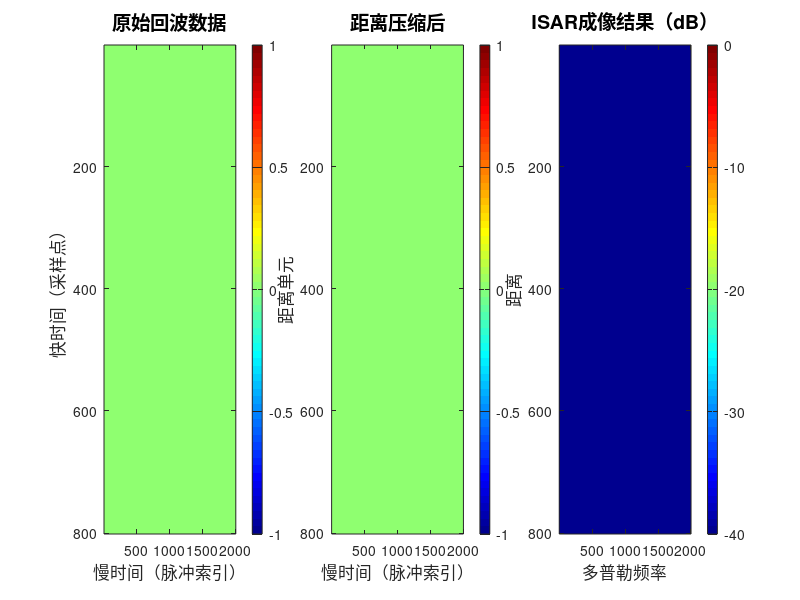

The MATLAB source for this figure:
%% ISAR成像演示 - 无人机雷达图像生成
% 作者：董旺
% 用途：快速验证ISAR成像算法
% 运行方法：直接在MATLAB里运行即可

clear; clc; close all;

fprintf('====================================\n');
fprintf('  ISAR成像演示开始\n');
fprintf('====================================\n\n');

%% 1. 雷达参数设置
fc = 28e9;              % 载波频率 28GHz (5G毫米波)
c = 3e8;                % 光速
lambda = c/fc;          % 波长
B = 400e6;              % 带宽 400MHz
Tp = 1e-6;              % 脉冲宽度 1微秒
fs = 2*B;               % 采样率
Kr = B/Tp;              % 调频率

fprintf('雷达参数:\n');
fprintf('  载波频率: %.1f GHz\n', fc/1e9);
fprintf('  带宽: %.0f MHz\n', B/1e6);
fprintf('  距离分辨率: %.2f cm\n\n', c/(2*B)*100);

%% 2. 无人机目标模型（4个散射点）
% 模拟一个十字形无人机
target_points = [
    0,    0,    0;      % 中心点
    0.3,  0,    0;      % 右臂
   -0.3,  0,    0;      % 左臂
    0,    0.25, 0       % 前臂
];
num_points = size(target_points, 1);

fprintf('目标设置:\n');
fprintf('  散射点数量: %d 个\n\n', num_points);

%% 3. 观测参数
omega = 0.5;            % 旋转角速度 0.5 rad/s
T_obs = 2;              % 观测时间 2秒
PRF = 1000;             % 脉冲重复频率
slow_time = 0:1/PRF:T_obs;
num_pulses = length(slow_time);

fprintf('观测参数:\n');
fprintf('  观测时间: %.1f 秒\n', T_obs);
fprintf('  脉冲数量: %d\n\n', num_pulses);

%% 4. 生成回波数据
fprintf('正在生成回波数据...\n');

fast_time = 0:1/fs:Tp;
num_samples = length(fast_time);
echo = zeros(num_samples, num_pulses);

R0 = 1000;  % 初始距离 1000米

for p = 1:num_pulses
    theta = omega * slow_time(p);  % 当前旋转角度
    
    for k = 1:num_points
        % 计算旋转后的坐标
        x_rot = target_points(k,1)*cos(theta) - target_points(k,2)*sin(theta);
        y_rot = target_points(k,1)*sin(theta) + target_points(k,2)*cos(theta);
        
        % 计算瞬时距离
        R = R0 + y_rot;
        tau = 2*R/c;  % 时间延迟
        
        % 生成线性调频信号
        sig = exp(1j*pi*Kr*(fast_time - tau).^2) .* ...
              exp(-1j*4*pi*fc*R/c);
        sig(fast_time < tau) = 0;  % 因果性约束
        
        echo(:, p) = echo(:, p) + sig';
    end
    
    % 显示进度
    if mod(p, 400) == 0
        fprintf('  进度: %d/%d\n', p, num_pulses);
    end
end

% 加入噪声
SNR_dB = 10;
echo = awgn(echo, SNR_dB, 'measured');

fprintf('  回波数据生成完成！\n\n');

%% 5. 距离压缩（匹配滤波）
fprintf('正在进行距离压缩...\n');

ref_signal = exp(1j*pi*Kr*fast_time.^2);
matched_filter = conj(fliplr(ref_signal));

range_compressed = zeros(size(echo));
for p = 1:num_pulses
    range_compressed(:,p) = conv(echo(:,p), matched_filter, 'same');
end

fprintf('  距离压缩完成！\n\n');

%% 6. 方位压缩（FFT）
fprintf('正在进行方位压缩...\n');

isar_image = fftshift(fft(range_compressed, [], 2), 2);

fprintf('  方位压缩完成！\n\n');

%% 7. 显示结果
fprintf('正在生成图像...\n');

figure('Name', 'ISAR成像结果', 'Position', [100, 100, 1400, 500]);
set(gcf, 'Color', 'w');

% 子图1：原始回波
subplot(1,3,1);
imagesc(abs(echo));
colormap(jet);
colorbar;
title('原始回波数据', 'FontSize', 14);
xlabel('慢时间（脉冲索引）', 'FontSize', 12);
ylabel('快时间（采样点）', 'FontSize', 12);

% 子图2：距离压缩后
subplot(1,3,2);
imagesc(abs(range_compressed));
colorbar;
title('距离压缩后', 'FontSize', 14);
xlabel('慢时间（脉冲索引）', 'FontSize', 12);
ylabel('距离单元', 'FontSize', 12);

% 子图3：ISAR图像
subplot(1,3,3);
imagesc(20*log10(abs(isar_image) + eps));
colorbar;
title('ISAR成像结果（dB）', 'FontSize', 14);
xlabel('多普勒频率', 'FontSize', 12);
ylabel('距离', 'FontSize', 12);
caxis([-40 0]);

% 保存图像
saveas(gcf, 'isar_result.png');
fprintf('  图像已保存为 isar_result.png\n\n');

%% 8. 性能报告
fprintf('====================================\n');
fprintf('  成像性能总结\n');
fprintf('====================================\n');
fprintf('距离分辨率: %.2f cm\n', c/(2*B)*100);
fprintf('方位分辨率: %.2f cm\n', lambda/(2*omega*T_obs)*100);
fprintf('图像大小: %d x %d\n', size(isar_image,1), size(isar_image,2));
fprintf('====================================\n');
fprintf('演示完成！请查看生成的图像。\n');
fprintf('====================================\n');
